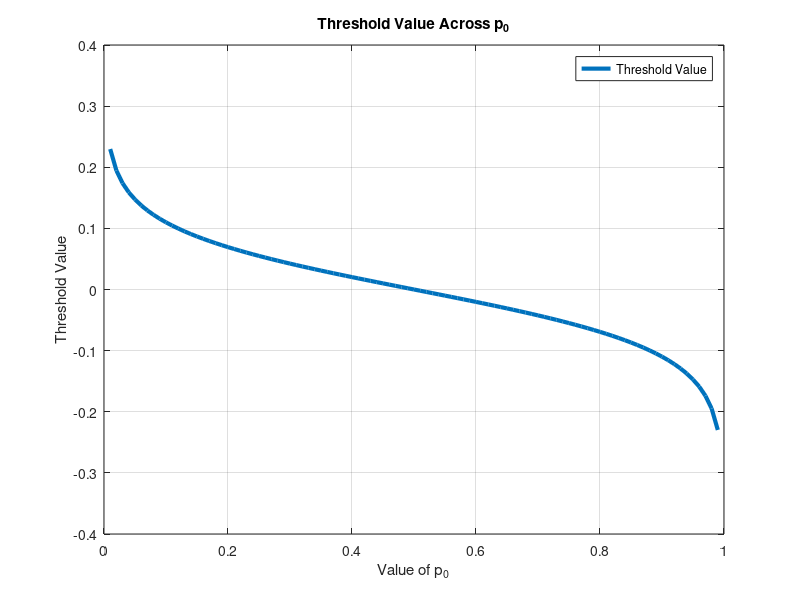

Write MATLAB code to recreate this figure. (Note: this script raises an error after producing the figure.)
% S22 CMPE320 Project 4 BASK simulation
%
close all
clear

disp('CMPE320 Spring 2022 Project 4:  BASK');

% 2.1
p0=[0.01:.01:0.99]; % range of p0 given in 2.1
gamma_dB = 10; % given in 2.1
A=1; % given in 2.1
sigma2 = 10^(-gamma_dB/10); % convert dB to power, then to sigma^2, see 2.1
tauMAP = (sigma2 .* log((1 - p0) ./ p0)) ./ (2 * A); % put the functional expression for your tauMAP derived in 2.1
figure; % new figure
% p0 and tauMAP, per instructions in 2.1
%
% Professional labels, etc.
plot(p0, tauMAP, 'LineWidth', 3); % this is good
xlabel('Value of p_0');
ylabel('Threshold Value');
grid on;
legend('Threshold Value');
title('Threshold Value Across p_0');

%2.2

figure; %new figure
p0=0.8; % per 2.2
gamma_dB=10; % per 2.2
sigma2= 10^(-gamma_dB/10); % convert gamma_dB to sigma^2 as before
Ntrials = 500000; % set a large number of trials (500,000?)
A = 1; % per 2.1
B = rand(1,Ntrials) <= p0; % create random variable B based on p0, as in Project 2
M = 2 * (B - 0.5); % "modulate" by converting B per equation equation (1.1) in writeup
N =  sqrt(sigma2)*randn(1,Ntrials); % generate noise from N(0,sigma2) as in Project 2
R=M+N; % per signal model for Project 4
Rhist = histogram(R, 'Normalization', 'pdf'); % generate appropriately normalized histogram for R
r = [-2:.01:2]; % fine grid for plotting fRr
rGivenA = exp(-(r-A).^2/(2*sigma2))/sqrt(2*pi*sigma2);
rGivenNegA = exp(-(r+A).^2/(2*sigma2))/sqrt(2*pi*sigma2);
fRr = rGivenA * p0 + rGivenNegA * (1-p0); % expression for the fRr you derived.  This is very similar to Project 2, but explicitly includes p0
thresh = (sigma2 / (2 * A)) * log((1-p0) / p0);
hold on;
plot(r, fRr, 'LineWidth', 3);
xline(thresh, 'LineWidth', 3);
hold off;
title('MAP Detector for a Given p_0');
xlabel('Value of r');
ylabel('Probability Density');
grid on;
legend('Sample Values of r', 'Theoretical Value of r', 'Threshold');


% plot the smooth fRr over the histogram, as in previous projects
% make the plot professional

% 2.3.1
% Edit the output function of section 2.1
% tau = (sigma2 / (2 * A)) .* ln((1-p0) ./ p0);
%     = 0?
tau = (sigma2 / (2 * A)) * log((1-0.5) / 0.5);

% 2.3.2
% use q function
% step 3
func = @(x) (1 / (sqrt(2*pi*sigma2)) * exp(-(x-A).^2/(2*sigma2)));
condPDFA = integral(func, -Inf, 0);

% these are tests to show the equivalent values to that above
%thing = QQ(A/(sqrt(sigma2)));
%thing2 = (erf(A/sqrt(2*sigma2)) - 1) / -2;

% step 6
func2 = @(x) (1 / (sqrt(2*pi*sigma2)) * exp(-(x+A).^2/(2*sigma2)));
condPDFA2 = integral(func2, 0, Inf);

% step 7
p_BT = 0.5 * condPDFA + 0.5 * condPDFA2;


% Prepare for simulations of 2.3.3 and 2.4.3
% This does the simulations in a loop on values of p0

%Set Parameters

gamma_dB=[0:0.5:10 10.25:.25:14]; % A^2/sigma^2 in dB
gamma = 10.^(gamma_dB/10);  % as power ratio

A=1; % assume unity amplitude, per project description

Nbits = 5000000;% lots and lots of bits, 5,000,000 if your computer can handle it
p0=[0.5, 0.8]; % values of p0 for ML and MAP

thresholds=zeros(length(p0),length(gamma)); %thresholds vary with sigma2 and p0
results = zeros(length(p0),length(gamma));
pBT = zeros(length(p0),length(gamma));

for kP0=1:length(p0)
    
    
% START THE SIMULATION

    b= rand(1,Nbits) >= p0(kP0); % create the bits with appropriate probability 0 with p0, 1 with 1-p0
    m= -2 * (b - 0.5); % convert to +/-A (A=1) per equation 1.1, remeber 0->+A, 1->-A
    
%Loop on SNR
    for kSNR=1:length(gamma)
    
    % One long continuous string of coded bits and add noise
    % This step both modulates and adds AWGN
           sigma2 = (A^2) / gamma(kSNR);  % use the energy ratio in gamma, not gamma_dB
           sigma =  sqrt(sigma2);  % compute sigma from variance, sigma2
           n = sigma * randn(1,Nbits); % compute noise values from N(0,sigma2);
           r = m + n; % create the received signal 
           
           %Compute the thresholds as a function of sigma2, A, and p0, per
           %your derivation
           thresholds(kP0,kSNR) = (sigma2 / (2*A)) * log((1-p0(kP0)) / p0(kP0));
           
           bkhat = (r <= thresholds(kP0,kSNR)); % 1 if less than threshold, 0 if greater
           errors = mod(bkhat - b,2); % 1 = error, 0 = no error
           results(kP0,kSNR) = sum(errors)/Nbits; % pBX for this SNR and this p

           pBT_given0_func = @(x) (1 / (sqrt(2*pi*sigma2)) * exp(-(x-A).^2/(2*sigma2)));
           pBT_given1_func = @(x) (1 / (sqrt(2*pi*sigma2)) * exp(-(x+A).^2/(2*sigma2)));
           pBT_given0 = integral(pBT_given0_func, -Inf, thresholds(kP0, kSNR));  % per your derivation
           pBT_given1 = integral(pBT_given1_func, thresholds(kP0, kSNR), Inf);  % per your derivation
           pBT(kP0,kSNR) = p0(kP0) * pBT_given0 + (1-p0(kP0)) * pBT_given1; % Law of Total Probability;
         
    end; %loop on SNR
    
    %Plot the results for this P0 and all SNRs
    
        figure; % set new figure
        h=semilogy(gamma_dB,pBT(kP0,:),'k-',gamma_dB,results(kP0,:),'ro');
        set(h,'LineWidth',1.5);
        xlabel('Value of \gamma_{dB}');
        ylabel('Log_{10} of p_{BT}');
        title(['\gamma_{dB} vs Bit Error Probability for p_0 = ', num2str(p0(kP0))]);
        grid on;
        legend('Theoretical Bit Error Probabilty', 'Simulated Probability');
        
        % Make your plots professional with labels, scales, grids, legends
        % etc.
        
 
end;% loop on P0 

func = @(x) (1 / (sqrt(2*pi*sigma2)) * exp(-(x-A).^2/(2*sigma2)));
condPDF = integral(func, -Inf, thresh);
% thing = QQ((A - thresh)/(sqrt(sigma2)));
% step 6
func2 = @(x) (1 / (sqrt(2*pi*sigma2)) * exp(-(x+A).^2/(2*sigma2)));
condPDF2 = integral(func2, thresh, Inf);
% thing2 = QQ((thresh + A)/(sqrt(sigma2)));
% step 7
p_BT2 = 0.8 * condPDF + 0.2 * condPDF2;

% Section 2.5
    
    % Combined plot
    figure; % set new figure
    % Plot both of the theoretical curves on the same axes
        h=semilogy(gamma_dB,pBT(1,:),'k-',gamma_dB,pBT(2,:),'r--'); % plot both theoretical on same scale
        set(h,'LineWidth',1.5);
        xlabel('Value of \gamma_{dB}');
        ylabel('Log_{10} of p_{BT}');
        title('log_{10} of p_{BT} for MAP and ML Detectors');
        grid on;
        legend('p_{BT} for p_0 = 0.5', 'p_{BT} for p_0 = 0.8');
    % Make the plot professional

    % Now plot the ratio of the theoretical errors, with p0=0.5 in
    % denominator
    figure; % another new figure
    rho = pBT(2,:) ./ pBT(1,:);
    plot(gamma_dB, rho, 'LineWidth', 3);
    ylabel('Value of \rho');
    xlabel('Value of \gamma_{dB}');
    title(['Ratio of p_{BT} for p_0 = 0.8 and 0.5']);
    grid on;
    legend('Ratio of p_{BT} for MAP and ML Detectors');
    % compute the ratio of the MAP probability of error (pBT(2,:)) and the
    % ML probability of error (pBT(1,:)) and plot with gamma_dB on the
    % x-axis
        
        
    % Make the plot professional
